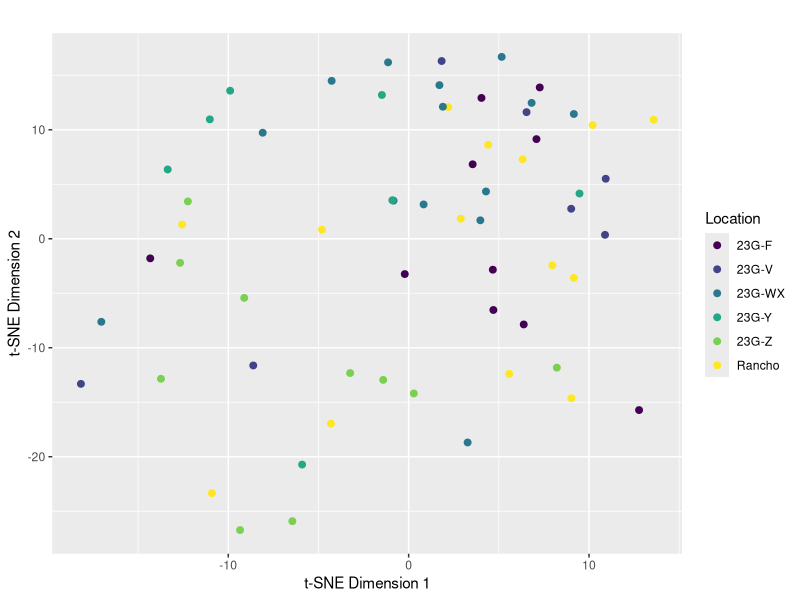

Generate this figure with R:
# Install the Rtsne package (if you haven't already)
install.packages("Rtsne")

# Load the library
library(Rtsne)
library(readxl) 

# Load the geochemical dataset
laicpms <- read.csv("Technique Comparison/LAICPMS_comparison_dataset.csv")
View(laicpms)

#remove non numeric data before running PCA
numeric_laicpms <- laicpms[, sapply(laicpms, is.numeric)]

# Scale the numeric columns
laicpms_scaled <- scale(numeric_laicpms)


# Apply t-SNE to the scaled data (e.g., reducing to 2 dimensions)
tsne_results_laicpms <- Rtsne(laicpms_scaled, dims = 3, perplexity = 15, pca = T, check_duplicates = F)

# Extract the t-SNE results (coordinates in 2D)
tsne_data_laicpms <- tsne_results_laicpms$Y

# Assuming you have a 'location' column or outlier info in your data
# Create a data frame for the results
tsne_laicpms <- data.frame(tsne_data_laicpms, Location = laicpms$Group)
print(tsne_laicpms)

# Plot the results using ggplot2
library(ggplot2)
library(viridis)

ggplot(tsne_laicpms, aes(x = X1, y=X2, color= Location)) +
  geom_point(size = 2) +
  scale_color_viridis(discrete = TRUE) +
  labs(title = "",
       x = "t-SNE Dimension 1",
       y = "t-SNE Dimension 2") +
  theme_grey()
